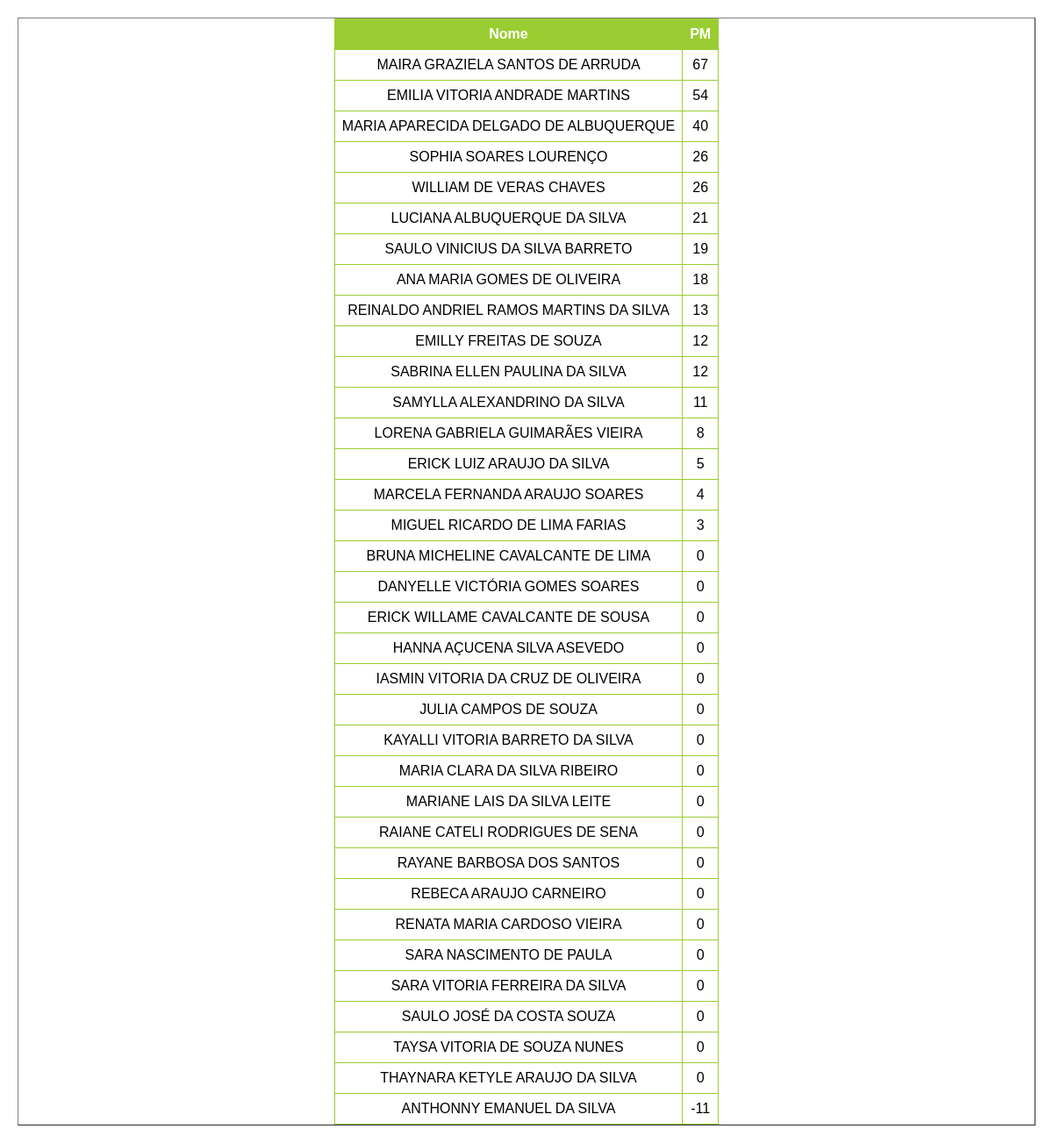
/ranking/3ºA, run on the app's committed database.
### main.py (models this page shows)
class Terceiro_A(db.Model):
    __tablename__ = 'Terceiro_A'

### main.py (the view)
@app.route('/ranking/<class_id>', methods=['GET', 'POST'])
def ranking(class_id):
    turma_selecionada = selecionar_turma(class_id)
    resultados_ranking = db.session.query(turma_selecionada.nome, getattr(turma_selecionada, 'pm')).order_by(
        getattr(turma_selecionada, 'pm').desc()).all()
    return render_template('ranking.html', data=resultados_ranking, class_id=class_id)

### main.py (called while the page is built)
def selecionar_turma(valor):
    if valor == 'a' or valor == '3ºA':
        return lista_turmas_db[0]
    elif valor == 'b' or valor == '3ºB':
        return lista_turmas_db[1]
    elif valor == 'c' or valor == '3ºC':
        return lista_turmas_db[2]
    elif valor == 'd' or valor == '1ºD':
        return lista_turmas_db[3]

### templates/ranking.html (shortened to what this page needs)
<!DOCTYPE html>
<html lang="en">
<head>
    <link rel="stylesheet" href="/static/styles.css">
</head>
<body>
<table border="1" class="menu">
        <tr>
            <th>Nome</th>
            <th>PM</th>
        </tr>
        {% for row in data %}
            <tr>
                <td>{{ row.nome }}</td>
                <td>{{ row.pm }}</td>
            </tr>
        {% endfor %}
</table>
</body>
</html>

### static/styles.css (style rules this page uses)
.menu { margin: 20px; display: flex; flex-direction: column; align-items: center; justify-content: flex-start; }
table { border-collapse: collapse; width: 100%; background-color: rgba(255, 255, 255, 1); }
th, td { border: 1px solid yellowgreen; padding: 8px; text-align: center; }
th { background-color: yellowgreen; color: white; }
body { margin: 0; padding: 0; font-family: Arial, sans-serif; display: flex; align-items: center; justify-content: center; min-height: 100vh; position: relative; overflow: hidden; overflow-y: auto; }
body::before { content: ''; position: fixed; top: 0; left: 0; width: 100%; height: 100%; background: url('/static/4428.jpg') center center fixed; background-size: cover; opacity: 0.3; z-index: -1; }

### data on the page
Terceiro_A: nome "MAIRA GRAZIELA SANTOS DE ARRUDA", pm "67"
Terceiro_A: nome "EMILIA VITORIA ANDRADE MARTINS", pm "54"
Terceiro_A: nome "MARIA APARECIDA DELGADO DE ALBUQUERQUE", pm "40"
Terceiro_A: nome "SOPHIA SOARES LOURENÇO", pm "26"
Terceiro_A: nome "WILLIAM DE VERAS CHAVES", pm "26"
Terceiro_A: nome "LUCIANA ALBUQUERQUE DA SILVA", pm "21"
Terceiro_A: nome "SAULO VINICIUS DA SILVA BARRETO", pm "19"
Terceiro_A: nome "ANA MARIA GOMES DE OLIVEIRA", pm "18"
Terceiro_A: nome "REINALDO ANDRIEL RAMOS MARTINS DA SILVA", pm "13"
Terceiro_A: nome "EMILLY FREITAS DE SOUZA", pm "12"
Terceiro_A: nome "SABRINA ELLEN PAULINA DA SILVA", pm "12"
Terceiro_A: nome "SAMYLLA ALEXANDRINO DA SILVA", pm "11"
Terceiro_A: nome "LORENA GABRIELA GUIMARÃES VIEIRA", pm "8"
Terceiro_A: nome "ERICK LUIZ ARAUJO DA SILVA", pm "5"
Terceiro_A: nome "MARCELA FERNANDA ARAUJO SOARES", pm "4"
Terceiro_A: nome "MIGUEL RICARDO DE LIMA FARIAS", pm "3"
Terceiro_A: nome "BRUNA MICHELINE CAVALCANTE DE LIMA", pm "0"
Terceiro_A: nome "DANYELLE VICTÓRIA GOMES SOARES", pm "0"
Terceiro_A: nome "ERICK WILLAME CAVALCANTE DE SOUSA", pm "0"
Terceiro_A: nome "HANNA AÇUCENA SILVA ASEVEDO", pm "0"
Terceiro_A: nome "IASMIN VITORIA DA CRUZ DE OLIVEIRA", pm "0"
Terceiro_A: nome "JULIA CAMPOS DE SOUZA", pm "0"
Terceiro_A: nome "KAYALLI VITORIA BARRETO DA SILVA", pm "0"
Terceiro_A: nome "MARIA CLARA DA SILVA RIBEIRO", pm "0"
Terceiro_A: nome "MARIANE LAIS DA SILVA LEITE", pm "0"
Terceiro_A: nome "RAIANE CATELI RODRIGUES DE SENA", pm "0"
Terceiro_A: nome "RAYANE BARBOSA DOS SANTOS", pm "0"
Terceiro_A: nome "REBECA ARAUJO CARNEIRO", pm "0"
Terceiro_A: nome "RENATA MARIA CARDOSO VIEIRA", pm "0"
Terceiro_A: nome "SARA NASCIMENTO DE PAULA", pm "0"
Terceiro_A: nome "SARA VITORIA FERREIRA DA SILVA", pm "0"
Terceiro_A: nome "SAULO JOSÉ DA COSTA SOUZA", pm "0"
Terceiro_A: nome "TAYSA VITORIA DE SOUZA NUNES", pm "0"
Terceiro_A: nome "THAYNARA KETYLE ARAUJO DA SILVA", pm "0"
Terceiro_A: nome "ANTHONNY EMANUEL DA SILVA", pm "-11"
